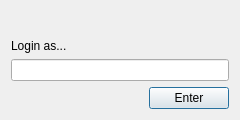
<?xml version="1.0" encoding="UTF-8"?>
<ui version="4.0">
 <class>LoginWindow</class>
 <widget class="QDialog" name="LoginWindow">
  <property name="geometry">
   <rect>
    <x>0</x>
    <y>0</y>
    <width>240</width>
    <height>120</height>
   </rect>
  </property>
  <property name="windowTitle">
   <string>Dialog</string>
  </property>
  <layout class="QVBoxLayout" name="verticalLayout_2">
   <item>
    <layout class="QVBoxLayout" name="verticalLayout">
     <item>
      <widget class="QLabel" name="lblError">
       <property name="text">
        <string>Login as...</string>
       </property>
       <property name="alignment">
        <set>Qt::AlignmentFlag::AlignBottom|Qt::AlignmentFlag::AlignLeading|Qt::AlignmentFlag::AlignLeft</set>
       </property>
      </widget>
     </item>
     <item>
      <widget class="QLineEdit" name="lineUserInput"/>
     </item>
     <item>
      <layout class="QHBoxLayout" name="horizontalLayout">
       <item>
        <spacer name="horizontalSpacer">
         <property name="orientation">
          <enum>Qt::Orientation::Horizontal</enum>
         </property>
         <property name="sizeHint" stdset="0">
          <size>
           <width>40</width>
           <height>20</height>
          </size>
         </property>
        </spacer>
       </item>
       <item>
        <widget class="QPushButton" name="btnEnter">
         <property name="text">
          <string>Enter</string>
         </property>
        </widget>
       </item>
      </layout>
     </item>
    </layout>
   </item>
  </layout>
 </widget>
 <resources/>
 <connections/>
</ui>
